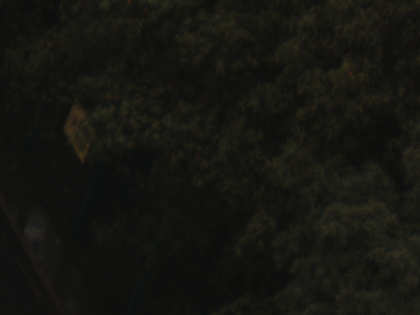
%> input picture src/test/639.png, 420 x 315 px, shrunk from 1440 x 1080 before the run
$ octave --eval "result = Con_('../test/639.png');"   (GNU Octave 9; MATLAB toolbox functions it lacks are replaced by stand-ins)
%> lines starting %> are read from the running program, lines starting %| are printed output that depends on the picture
function CON = Con_(img_path)
%> called with img_path = '../test/639.png'
I=imread(img_path);
%> I is the input picture: size 315x420x3 uint8; mean R, G, B 21.5, 21.6, 17.2
CON=0;
[n, m]=size(I);
%> n = 315; m = 1260
Lc = 4*(n-2)*(m-2)+2*(m-2)*3+2*(n-2)*3+4*2;
%> Lc = 1584450
a = ones(n+2, m+2);
a = -a;
for i= 2:n+1
    for j= 2:m+1
        a(i, j) = I(i-1, j-1);
    end
end
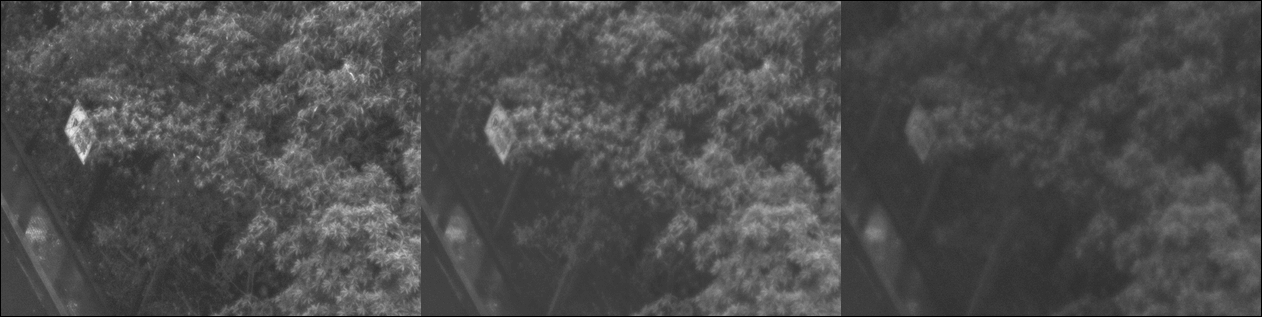
%> a: size 317x1262 double; min -1, max 68, mean 19.9; drawn with min black and max white
dir = [1,0; 0,1; 0,-1; -1,0];
for i= 2:n+1
    for j= 2:m+1
        for k = 1:4
            x = i + dir(k, 1);
            y = j + dir(k, 2);
            cnt = a(x, y);
            if (cnt ~= -1)
                CON = CON + (cnt-a(i,j))*(cnt-a(i,j));
            end
        end
    end
end
%> after the loop, CON = 4040080
CON = CON/Lc;
%> CON = 2.55
